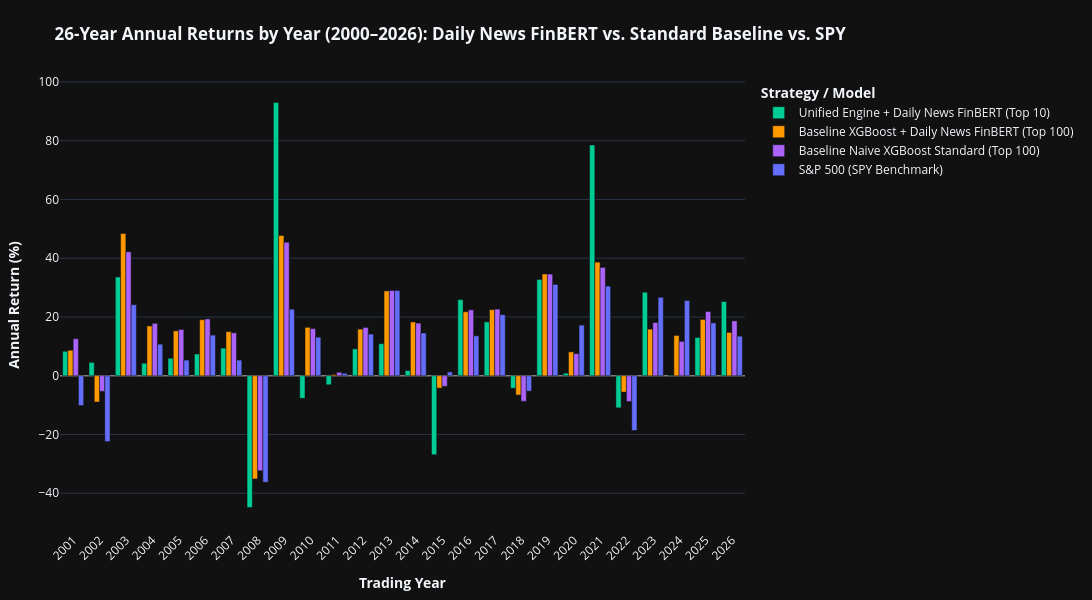

Write notebook code for a chart like this one.
### Markdown cell above
## 7. Annual Returns Breakdown by Year (2000–2026 Bar Chart)

### Code cell
df_master_eval['year'] = df_master_eval['date'].dt.year
strat_cols = ['Strategy_Unified_News_FinBERT_Top10', 'Strategy_Baseline_News_FinBERT_Top100', 'Strategy_Baseline_Standard_Top100', 'Benchmark_SPY_SP500']

annual_records = []
for y, grp in df_master_eval.groupby('year'):
    year_label = str(y)
    start_vals = grp.iloc[0][strat_cols]
    end_vals = grp.iloc[-1][strat_cols]
    rets = ((end_vals / start_vals) - 1.0) * 100.0
    record = {'Year': year_label}
    for col in strat_cols:
        record[labels[col]] = rets[col]
    annual_records.append(record)

df_annual_table = pd.DataFrame(annual_records)
print("=== 26-YEAR ANNUAL RETURNS BREAKDOWN BY YEAR (% PROFIT) ===")
print(df_annual_table.to_string(index=False))

fig_bar = go.Figure()
for col in strat_cols:
    lbl = labels[col]
    fig_bar.add_trace(go.Bar(
        x=df_annual_table['Year'],
        y=df_annual_table[lbl],
        name=lbl,
        marker_color=colors[col]
    ))

fig_bar.update_layout(
    template='plotly_dark',
    barmode='group',
    width=1150,
    height=600,
    title='<b>26-Year Annual Returns by Year (2000–2026): Daily News FinBERT vs. Standard Baseline vs. SPY</b>',
    xaxis=dict(title='<b>Trading Year</b>', tickangle=-45),
    yaxis=dict(title='<b>Annual Return (%)</b>', zeroline=True, zerolinewidth=1.5, zerolinecolor='gray'),
    margin=dict(l=60, r=240, t=80, b=60),
    legend=dict(orientation='v', yanchor='top', y=1.0, xanchor='left', x=1.02, title=dict(text='<b>Strategy / Model</b>'))
)
fig_bar.show()

### Figure 1 — Plotly figure (JSON) as saved in the notebook; plotly's stock layout.template omitted (floating-point values rounded to 4 significant figures)
{"data": [{"marker": {"color": "#00CC96"}, "name": "Unified Engine + Daily News FinBERT (Top 10)", "type": "bar", "x": ["2001", "2002", "2003", "2004", "2005", "2006", "2007", "2008", "2009", "2010", "2011", "2012", "2013", "2014", "2015", "2016", "2017", "2018", "2019", "2020", "2021", "2022", "2023", "2024", "2025", "2026"], "y": [8.326, 4.568, 33.61, 4.27, 5.945, 7.388, 9.421, -44.85, 93.01, -7.664, -3.073, 9.147, 10.91, 1.793, -26.9, 25.93, 18.34, -4.249, 32.77, 0.882, 78.52, -10.92, 28.44, 0.2073, 13.03, 25.26]}, {"marker": {"color": "#FF9900"}, "name": "Baseline XGBoost + Daily News FinBERT (Top 100)", "type": "bar", "x": ["2001", "2002", "2003", "2004", "2005", "2006", "2007", "2008", "2009", "2010", "2011", "2012", "2013", "2014", "2015", "2016", "2017", "2018", "2019", "2020", "2021", "2022", "2023", "2024", "2025", "2026"], "y": [8.683, -8.936, 48.43, 16.95, 15.28, 19.06, 15.01, -35.14, 47.73, 16.49, 0.3957, 15.86, 28.88, 18.29, -4.207, 21.78, 22.47, -6.571, 34.64, 8.135, 38.67, -5.57, 15.86, 13.71, 19.17, 14.75]}, {"marker": {"color": "#AB63FA"}, "name": "Baseline Naive XGBoost Standard (Top 100)", "type": "bar", "x": ["2001", "2002", "2003", "2004", "2005", "2006", "2007", "2008", "2009", "2010", "2011", "2012", "2013", "2014", "2015", "2016", "2017", "2018", "2019", "2020", "2021", "2022", "2023", "2024", "2025", "2026"], "y": [12.61, -5.296, 42.18, 17.83, 15.75, 19.35, 14.63, -32.33, 45.44, 16.05, 1.205, 16.44, 29.0, 17.92, -3.591, 22.43, 22.67, -8.699, 34.61, 7.519, 36.88, -8.771, 18.1, 11.7, 21.87, 18.68]}, {"marker": {"color": "#636EFA"}, "name": "S&P 500 (SPY Benchmark)", "type": "bar", "x": ["2001", "2002", "2003", "2004", "2005", "2006", "2007", "2008", "2009", "2010", "2011", "2012", "2013", "2014", "2015", "2016", "2017", "2018", "2019", "2020", "2021", "2022", "2023", "2024", "2025", "2026"], "y": [-10.13, -22.42, 24.18, 10.75, 5.325, 13.84, 5.332, -36.24, 22.65, 13.14, 0.8524, 14.17, 29.0, 14.56, 1.289, 13.59, 20.78, -5.247, 31.09, 17.24, 30.51, -18.65, 26.71, 25.59, 18.01, 13.47]}], "layout": {"barmode": "group", "height": 600, "legend": {"orientation": "v", "title": {"text": "<b>Strategy / Model</b>"}, "x": 1.02, "xanchor": "left", "y": 1.0, "yanchor": "top"}, "margin": {"b": 60, "l": 60, "r": 240, "t": 80}, "title": {"text": "<b>26-Year Annual Returns by Year (2000–2026): Daily News FinBERT vs. Standard Baseline vs. SPY</b>"}, "width": 1150, "xaxis": {"tickangle": -45, "title": {"text": "<b>Trading Year</b>"}}, "yaxis": {"title": {"text": "<b>Annual Return (%)</b>"}, "zeroline": true, "zerolinecolor": "gray", "zerolinewidth": 1.5}}}
